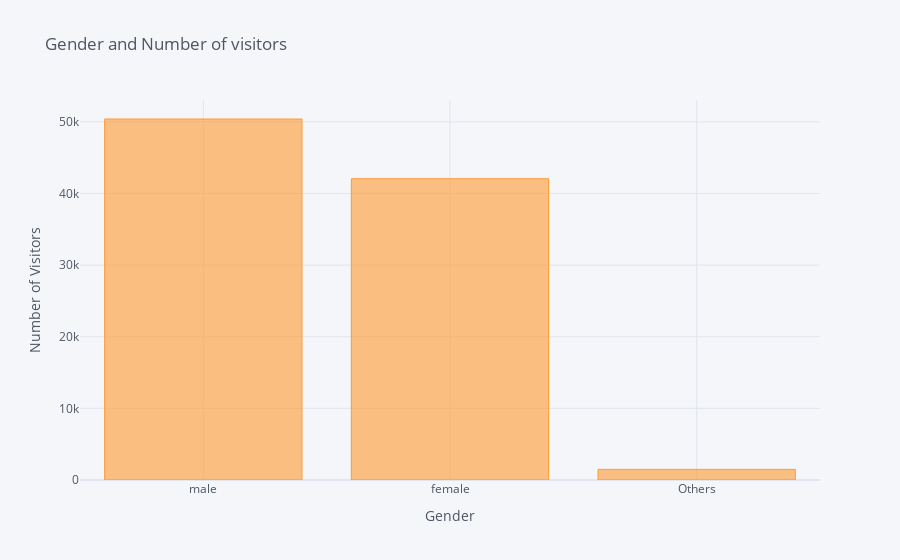

Notebook code for this chart:
### Code cell
keys_gender_list = list(gender_length.keys()) 
keys_gender_list[2] = 'Other'
values_gender_list = list(gender_length.values())

series = pd.Series(gender_length)[0:100]
x_tilte = ['Male','Female','Others']
series.iplot(kind='bar', title='Gender and Number of visitors', yTitle='Number of Visitors',xTitle='Gender',
             filename='cufflinks/categorical-bar-chart')

### Figure 1 — Plotly figure (JSON) as saved in the notebook; plotly's stock layout.template omitted (floating-point values rounded to 4 significant figures)
{"data": [{"marker": {"color": "rgba(255, 153, 51, 0.6)", "line": {"color": "rgba(255, 153, 51, 1.0)", "width": 1}}, "name": "None", "orientation": "v", "text": "", "type": "bar", "x": ["male", "female", "Others"], "y": [50397, 42056, 1481]}], "layout": {"legend": {"bgcolor": "#F5F6F9", "font": {"color": "#4D5663"}}, "paper_bgcolor": "#F5F6F9", "plot_bgcolor": "#F5F6F9", "title": {"font": {"color": "#4D5663"}, "text": "Gender and Number of visitors"}, "xaxis": {"gridcolor": "#E1E5ED", "showgrid": true, "tickfont": {"color": "#4D5663"}, "title": {"font": {"color": "#4D5663"}, "text": "Gender"}, "zerolinecolor": "#E1E5ED"}, "yaxis": {"gridcolor": "#E1E5ED", "showgrid": true, "tickfont": {"color": "#4D5663"}, "title": {"font": {"color": "#4D5663"}, "text": "Number of Visitors"}, "zerolinecolor": "#E1E5ED"}}}
